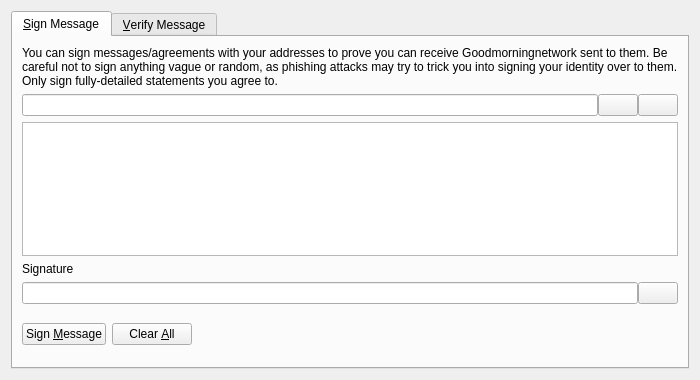
<?xml version="1.0" encoding="UTF-8"?>
<ui version="4.0">
 <class>SignVerifyMessageDialog</class>
 <widget class="QDialog" name="SignVerifyMessageDialog">
  <property name="geometry">
   <rect>
    <x>0</x>
    <y>0</y>
    <width>700</width>
    <height>380</height>
   </rect>
  </property>
  <property name="windowTitle">
   <string>Signatures - Sign / Verify a Message</string>
  </property>
  <property name="modal">
   <bool>true</bool>
  </property>
  <layout class="QVBoxLayout" name="verticalLayout">
   <item>
    <widget class="QTabWidget" name="tabWidget">
     <property name="currentIndex">
      <number>0</number>
     </property>
     <widget class="QWidget" name="tabSignMessage">
      <attribute name="title">
       <string>&amp;Sign Message</string>
      </attribute>
      <layout class="QVBoxLayout" name="verticalLayout_SM">
       <item>
        <widget class="QLabel" name="infoLabel_SM">
         <property name="text">
          <string>You can sign messages/agreements with your addresses to prove you can receive Goodmorningnetwork sent to them. Be careful not to sign anything vague or random, as phishing attacks may try to trick you into signing your identity over to them. Only sign fully-detailed statements you agree to.</string>
         </property>
         <property name="textFormat">
          <enum>Qt::PlainText</enum>
         </property>
         <property name="wordWrap">
          <bool>true</bool>
         </property>
        </widget>
       </item>
       <item>
        <layout class="QHBoxLayout" name="horizontalLayout_1_SM">
         <property name="spacing">
          <number>0</number>
         </property>
         <item>
          <widget class="QValidatedLineEdit" name="addressIn_SM">
           <property name="toolTip">
            <string>The Goodmorningnetwork address to sign the message with</string>
           </property>
          </widget>
         </item>
         <item>
          <widget class="QPushButton" name="addressBookButton_SM">
           <property name="toolTip">
            <string>Choose previously used address</string>
           </property>
           <property name="text">
            <string/>
           </property>
           <property name="shortcut">
            <string>Alt+A</string>
           </property>
           <property name="autoDefault">
            <bool>false</bool>
           </property>
          </widget>
         </item>
         <item>
          <widget class="QPushButton" name="pasteButton_SM">
           <property name="toolTip">
            <string>Paste address from clipboard</string>
           </property>
           <property name="text">
            <string/>
           </property>
           <property name="shortcut">
            <string>Alt+P</string>
           </property>
           <property name="autoDefault">
            <bool>false</bool>
           </property>
          </widget>
         </item>
        </layout>
       </item>
       <item>
        <widget class="QPlainTextEdit" name="messageIn_SM">
         <property name="toolTip">
          <string>Enter the message you want to sign here</string>
         </property>
        </widget>
       </item>
       <item>
        <widget class="QLabel" name="signatureLabel_SM">
         <property name="text">
          <string>Signature</string>
         </property>
         <property name="textFormat">
          <enum>Qt::PlainText</enum>
         </property>
        </widget>
       </item>
       <item>
        <layout class="QHBoxLayout" name="horizontalLayout_2_SM">
         <property name="spacing">
          <number>0</number>
         </property>
         <item>
          <widget class="QLineEdit" name="signatureOut_SM">
           <property name="font">
            <font>
             <italic>true</italic>
            </font>
           </property>
           <property name="readOnly">
            <bool>true</bool>
           </property>
          </widget>
         </item>
         <item>
          <widget class="QPushButton" name="copySignatureButton_SM">
           <property name="toolTip">
            <string>Copy the current signature to the system clipboard</string>
           </property>
           <property name="text">
            <string/>
           </property>
           <property name="autoDefault">
            <bool>false</bool>
           </property>
          </widget>
         </item>
        </layout>
       </item>
       <item>
        <layout class="QHBoxLayout" name="horizontalLayout_3_SM">
         <item>
          <widget class="QPushButton" name="signMessageButton_SM">
           <property name="toolTip">
            <string>Sign the message to prove you own this Goodmorningnetwork address</string>
           </property>
           <property name="text">
            <string>Sign &amp;Message</string>
           </property>
           <property name="autoDefault">
            <bool>false</bool>
           </property>
          </widget>
         </item>
         <item>
          <widget class="QPushButton" name="clearButton_SM">
           <property name="toolTip">
            <string>Reset all sign message fields</string>
           </property>
           <property name="text">
            <string>Clear &amp;All</string>
           </property>
           <property name="autoDefault">
            <bool>false</bool>
           </property>
          </widget>
         </item>
         <item>
          <spacer name="horizontalSpacer_1_SM">
           <property name="orientation">
            <enum>Qt::Horizontal</enum>
           </property>
           <property name="sizeHint" stdset="0">
            <size>
             <width>40</width>
             <height>48</height>
            </size>
           </property>
          </spacer>
         </item>
         <item>
          <widget class="QLabel" name="statusLabel_SM">
           <property name="font">
            <font>
             <weight>75</weight>
             <bold>true</bold>
            </font>
           </property>
           <property name="text">
            <string/>
           </property>
           <property name="wordWrap">
            <bool>true</bool>
           </property>
          </widget>
         </item>
         <item>
          <spacer name="horizontalSpacer_2_SM">
           <property name="orientation">
            <enum>Qt::Horizontal</enum>
           </property>
           <property name="sizeHint" stdset="0">
            <size>
             <width>40</width>
             <height>48</height>
            </size>
           </property>
          </spacer>
         </item>
        </layout>
       </item>
      </layout>
     </widget>
     <widget class="QWidget" name="tabVerifyMessage">
      <attribute name="title">
       <string>&amp;Verify Message</string>
      </attribute>
      <layout class="QVBoxLayout" name="verticalLayout_VM">
       <item>
        <widget class="QLabel" name="infoLabel_VM">
         <property name="text">
          <string>Enter the receiver's address, message (ensure you copy line breaks, spaces, tabs, etc. exactly) and signature below to verify the message. Be careful not to read more into the signature than what is in the signed message itself, to avoid being tricked by a man-in-the-middle attack. Note that this only proves the signing party receives with the address, it cannot prove sendership of any transaction!</string>
         </property>
         <property name="textFormat">
          <enum>Qt::PlainText</enum>
         </property>
         <property name="alignment">
          <set>Qt::AlignLeading|Qt::AlignLeft|Qt::AlignTop</set>
         </property>
         <property name="wordWrap">
          <bool>true</bool>
         </property>
        </widget>
       </item>
       <item>
        <layout class="QHBoxLayout" name="horizontalLayout_1_VM">
         <property name="spacing">
          <number>0</number>
         </property>
         <item>
          <widget class="QValidatedLineEdit" name="addressIn_VM">
           <property name="toolTip">
            <string>The Goodmorningnetwork address the message was signed with</string>
           </property>
          </widget>
         </item>
         <item>
          <widget class="QPushButton" name="addressBookButton_VM">
           <property name="toolTip">
            <string>Choose previously used address</string>
           </property>
           <property name="text">
            <string/>
           </property>
           <property name="shortcut">
            <string>Alt+A</string>
           </property>
           <property name="autoDefault">
            <bool>false</bool>
           </property>
          </widget>
         </item>
        </layout>
       </item>
       <item>
        <widget class="QPlainTextEdit" name="messageIn_VM"/>
       </item>
       <item>
        <widget class="QValidatedLineEdit" name="signatureIn_VM"/>
       </item>
       <item>
        <layout class="QHBoxLayout" name="horizontalLayout_2_VM">
         <item>
          <widget class="QPushButton" name="verifyMessageButton_VM">
           <property name="toolTip">
            <string>Verify the message to ensure it was signed with the specified Goodmorningnetwork address</string>
           </property>
           <property name="text">
            <string>Verify &amp;Message</string>
           </property>
           <property name="autoDefault">
            <bool>false</bool>
           </property>
          </widget>
         </item>
         <item>
          <widget class="QPushButton" name="clearButton_VM">
           <property name="toolTip">
            <string>Reset all verify message fields</string>
           </property>
           <property name="text">
            <string>Clear &amp;All</string>
           </property>
           <property name="autoDefault">
            <bool>false</bool>
           </property>
          </widget>
         </item>
         <item>
          <spacer name="horizontalSpacer_1_VM">
           <property name="orientation">
            <enum>Qt::Horizontal</enum>
           </property>
           <property name="sizeHint" stdset="0">
            <size>
             <width>40</width>
             <height>48</height>
            </size>
           </property>
          </spacer>
         </item>
         <item>
          <widget class="QLabel" name="statusLabel_VM">
           <property name="font">
            <font>
             <weight>75</weight>
             <bold>true</bold>
            </font>
           </property>
           <property name="text">
            <string/>
           </property>
           <property name="wordWrap">
            <bool>true</bool>
           </property>
          </widget>
         </item>
         <item>
          <spacer name="horizontalSpacer_2_VM">
           <property name="orientation">
            <enum>Qt::Horizontal</enum>
           </property>
           <property name="sizeHint" stdset="0">
            <size>
             <width>40</width>
             <height>48</height>
            </size>
           </property>
          </spacer>
         </item>
        </layout>
       </item>
      </layout>
     </widget>
    </widget>
   </item>
  </layout>
 </widget>
 <customwidgets>
  <customwidget>
   <class>QValidatedLineEdit</class>
   <extends>QLineEdit</extends>
   <header>qvalidatedlineedit.h</header>
  </customwidget>
 </customwidgets>
 <resources>
  <include location="../dash.qrc"/>
 </resources>
 <connections/>
</ui>
